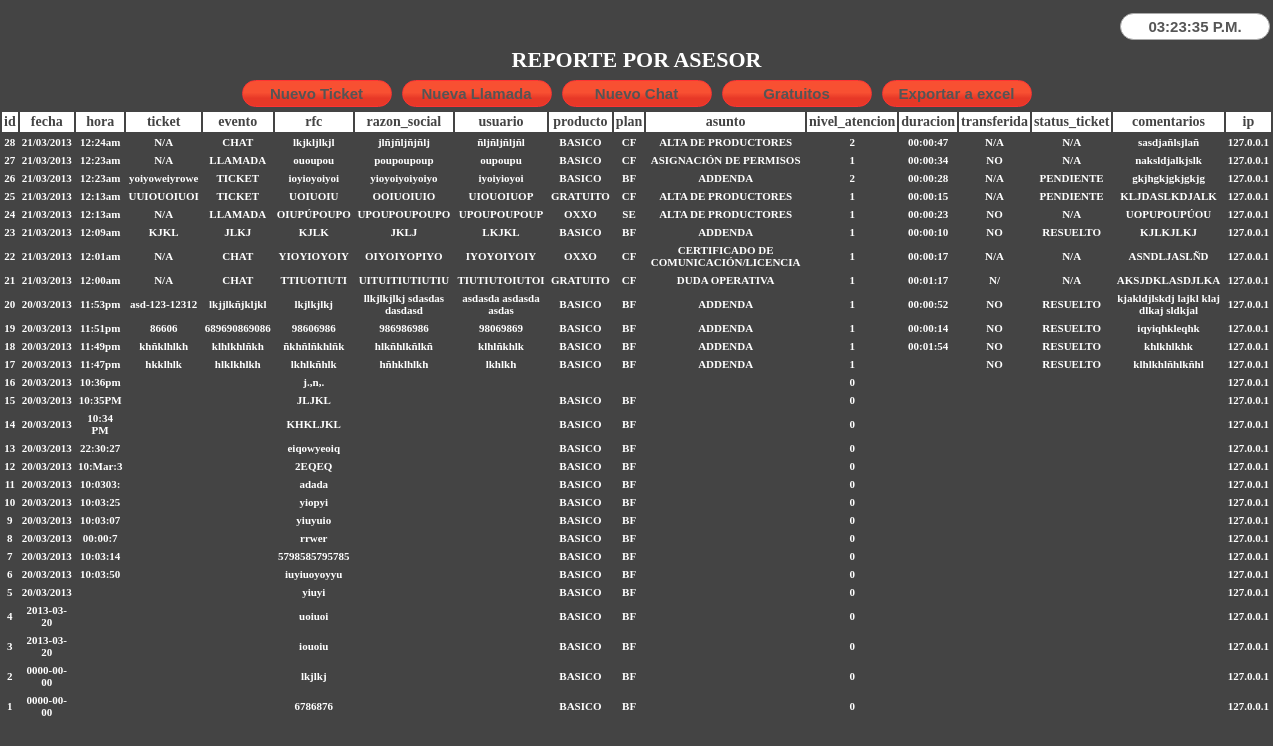
The page / on the database its author committed.
### tables this page shows
CREATE TABLE IF NOT EXISTS `reporteglobal` (
  `id` int(9) NOT NULL AUTO_INCREMENT,
  `fecha` varchar(10) NOT NULL,
  `hora` varchar(8) NOT NULL,
  `ticket` varchar(13) NOT NULL,
  `evento` varchar(50) NOT NULL,
  `rfc` varchar(13) NOT NULL,
  `razon_social` varchar(100) NOT NULL,
  `usuario` varchar(100) NOT NULL,
  `producto` varchar(100) NOT NULL,
  `plan` varchar(100) NOT NULL,
  `asunto` varchar(100) NOT NULL,
  `nivel_atencion` int(1) NOT NULL,
  `duracion` varchar(8) NOT NULL,
  `transferida` varchar(3) NOT NULL,
  `status_ticket` varchar(20) NOT NULL,
  `comentarios` text NOT NULL,
  `ip` varchar(16) NOT NULL,
  PRIMARY KEY (`id`)
);

### index.php (the view, shortened to what this page needs)
<html xmlns="http://www.w3.org/1999/xhtml">
<head>
<link href="css/style.css" type="text/css" rel="stylesheet" />
</head>
<body>
<center>
<form name="reloj12">
<div align="right">
<input id="reloj" align="right" type="text" size="11" name="digitos"><br>
</div>
</form>
<TABLE>
<TR>
<TD>
<h1>
REPORTE POR ASESOR
</h1>
</TD>
</TR>
</TABLE>
<input type="button" id="submit" value="Nuevo Ticket" onclick="window.open('tickets.php', '1', 'width=450,height=600,toolbar=no,location=no,directories=no,status=no,menubar=no,resizable=no'); return false;">
<input type="button"  id="submit" value="Nueva Llamada" onclick="window.open('llamadas.php' , '2' , 'width=450,height=600,left=450,toolbar=no,location=no,directories=no,status=no,menubar=no,resizable=no'); return false;">
<input type="button"  id="submit" value="Nuevo Chat" onclick="window.open('chats.php', '', 'width=450,height=600,left=900,toolbar=no,location=no,directories=no,status=no,menubar=no,resizable=no'); return false;">
<input type="button"  id="submit" value="Gratuitos" onclick="window.open('gratuitos.php', 'gratuitos', ''); return false;">
<input type="submit" value="Exportar a excel" id="submit" onclick="exportar();">
<form action="php/ficheroExcel.php" method="post" target="_blank" id="FormularioExportacion">
<?php
@$ipuser = $_SERVER['REMOTE_ADDR'];
$select = "SELECT * FROM reporteglobal where ip='$ipuser' ORDER BY id DESC LIMIT 500  ";
$resultado = mysql_query($select);
$campos = mysql_num_fields($resultado);
echo<<<formulario
<div id="Reporte">
<table id="Exportar_a_Excel">
<tr>
formulario;
for ($i = 0;$i < $campos;$i++)
{$nombrecampo = mysql_field_name($resultado, $i);
echo "<th>$nombrecampo</th>";}
echo "</tr>";
while ($row = mysql_fetch_assoc($resultado))
{echo "<tr>";
foreach ($row as $key => $value) {
echo "<td style='width:auto'>$value</td>";}
echo "</tr>";
}
?>
</table>
</form>
</body>
</html>

### css/style.css (style rules this page uses)
* { padding: 0; margin: 0 }
html { background-color:444444; padding-top: 10px ; color:#FFF }
td { padding: 2px; font-size: 11px ; color:#FFF ;font-weight: bold ; font-family: verdana; }
th { padding: 2px; font-size: 14px ; color:#444444 ; background-color:#FFF ; font-weight: bold ; font-family: verdana; }
input , select { background-color:#FFF; padding: 4px; width: 250px; font-size: 15px; font-weight: bold; margin: 3px; color:#555555 ; text-align: center; border-radius: 79px ; -moz-border-radius: 79px ; -webkit-border-radius: 79px ; border: 1px solid #AAAAAA; text-align: left; }
#submit { background: #f85032; background: -moz-linear-gradient(top, #f85032 0%, #f85032 46%, #e73827 69%, #e73827 100%); background: -webkit-gradient(left top, left bottom, color-stop(0%, #f85032), color-stop(46%, #f85032), color-stop(69%, #e73827), color-stop(100%, #e73827)); background: -webkit-linear-gradient(top, #f85032 0%, #f85032 46%, #e73827 69%, #e73827 100%); background: -o-linear-gradient(top, #f85032 0%, #f85032 46%, #e73827 69%, #e73827 100%); background: -ms-linear-gradient(top, #f85032 0%, #f85032 46%, #e73827 69%, #e73827 100%); background: linear-gradient(to bottom, #f85032 0%, #f85032 46%, #e73827 69%, #e73827 100%); filter: progid:DXImageTransform.Microsoft.gradient( startColorstr='#f85032', endColorstr='#e73827', GradientType=0 ); }
#submit { border: 1px solid #FF3333; text-align: center; width:150px; }
#Exportar_a_Excel { text-align: center }
#reloj, #date1 , #date2 { width:150px; text-align: center }

### rows shown on the page
reporteglobal: id "28", fecha "21/03/2013", hora "12:24am", ticket "N/A", evento "CHAT", rfc "lkjkljlkjl", razon_social "jlñjñljñjñlj", usuario "ñljñljñljñl", producto "BASICO", plan "CF", asunto "ALTA DE PRODUCTORES", nivel_atencion "2", duracion "00:00:47", transferida "N/A", status_ticket "N/A", comentarios "sasdjañlsjlañ", ip "127.0.0.1"
reporteglobal: id "27", fecha "21/03/2013", hora "12:23am", ticket "N/A", evento "LLAMADA", rfc "ououpou", razon_social "poupoupoup", usuario "oupoupu", producto "BASICO", plan "CF", asunto "ASIGNACIÓN DE PERMISOS", nivel_atencion "1", duracion "00:00:34", transferida "NO", status_ticket "N/A", comentarios "naksldjalkjslk", ip "127.0.0.1"
reporteglobal: id "26", fecha "21/03/2013", hora "12:23am", ticket "yoiyoweiyrowe", evento "TICKET", rfc "ioyioyoiyoi", razon_social "yioyoiyoiyoiyo", usuario "iyoiyioyoi", producto "BASICO", plan "BF", asunto "ADDENDA", nivel_atencion "2", duracion "00:00:28", transferida "N/A", status_ticket "PENDIENTE", comentarios "gkjhgkjgkjgkjg", ip "127.0.0.1"
reporteglobal: id "25", fecha "21/03/2013", hora "12:13am", ticket "UUIOUOIUOI", evento "TICKET", rfc "UOIUOIU", razon_social "OOIUOIUIO", usuario "UIOUOIUOP", producto "GRATUITO", plan "CF", asunto "ALTA DE PRODUCTORES", nivel_atencion "1", duracion "00:00:15", transferida "N/A", status_ticket "PENDIENTE", comentarios "KLJDASLKDJALK", ip "127.0.0.1"
reporteglobal: id "24", fecha "21/03/2013", hora "12:13am", ticket "N/A", evento "LLAMADA", rfc "OIUPÚPOUPO", razon_social "UPOUPOUPOUPO", usuario "UPOUPOUPOUP", producto "OXXO", plan "SE", asunto "ALTA DE PRODUCTORES", nivel_atencion "1", duracion "00:00:23", transferida "NO", status_ticket "N/A", comentarios "UOPUPOUPÚOU", ip "127.0.0.1"
reporteglobal: id "23", fecha "21/03/2013", hora "12:09am", ticket "KJKL", evento "JLKJ", rfc "KJLK", razon_social "JKLJ", usuario "LKJKL", producto "BASICO", plan "BF", asunto "ADDENDA", nivel_atencion "1", duracion "00:00:10", transferida "NO", status_ticket "RESUELTO", comentarios "KJLKJLKJ", ip "127.0.0.1"
reporteglobal: id "22", fecha "21/03/2013", hora "12:01am", ticket "N/A", evento "CHAT", rfc "YIOYIOYOIY", razon_social "OIYOIYOPIYO", usuario "IYOYOIYOIY", producto "OXXO", plan "CF", asunto "CERTIFICADO DE COMUNICACIÓN/LICENCIA", nivel_atencion "1", duracion "00:00:17", transferida "N/A", status_ticket "N/A", comentarios "ASNDLJASLÑD", ip "127.0.0.1"
reporteglobal: id "21", fecha "21/03/2013", hora "12:00am", ticket "N/A", evento "CHAT", rfc "TTIUOTIUTI", razon_social "UITUITIUTIUTIU", usuario "TIUTIUTOIUTOI", producto "GRATUITO", plan "CF", asunto "DUDA OPERATIVA", nivel_atencion "1", duracion "00:01:17", transferida "N/", status_ticket "N/A", comentarios "AKSJDKLASDJLKA", ip "127.0.0.1"
reporteglobal: id "20", fecha "20/03/2013", hora "11:53pm", ticket "asd-123-12312", evento "lkjjlkñjkljkl", rfc "lkjlkjlkj", razon_social "llkjlkjlkj sdasdas dasdasd", usuario "asdasda asdasda asdas", producto "BASICO", plan "BF", asunto "ADDENDA", nivel_atencion "1", duracion "00:00:52", transferida "NO", status_ticket "RESUELTO", comentarios "kjakldjlskdj lajkl klaj dlkaj sldkjal", ip "127.0.0.1"
reporteglobal: id "19", fecha "20/03/2013", hora "11:51pm", ticket "86606", evento "689690869086", rfc "98606986", razon_social "986986986", usuario "98069869", producto "BASICO", plan "BF", asunto "ADDENDA", nivel_atencion "1", duracion "00:00:14", transferida "NO", status_ticket "RESUELTO", comentarios "iqyiqhkleqhk", ip "127.0.0.1"
reporteglobal: id "18", fecha "20/03/2013", hora "11:49pm", ticket "khñklhlkh", evento "klhlkhlñkh", rfc "ñkhñlñkhlñk", razon_social "hlkñhlkñlkñ", usuario "klhlñkhlk", producto "BASICO", plan "BF", asunto "ADDENDA", nivel_atencion "1", duracion "00:01:54", transferida "NO", status_ticket "RESUELTO", comentarios "khlkhlkhk", ip "127.0.0.1"
reporteglobal: id "17", fecha "20/03/2013", hora "11:47pm", ticket "hkklhlk", evento "hlklkhlkh", rfc "lkhlkñhlk", razon_social "hñhklhlkh", usuario "lkhlkh", producto "BASICO", plan "BF", asunto "ADDENDA", nivel_atencion "1", transferida "NO", status_ticket "RESUELTO", comentarios "klhlkhlñhlkñhl", ip "127.0.0.1"
reporteglobal: id "16", fecha "20/03/2013", hora "10:36pm", rfc "j.,n,.", nivel_atencion "0", ip "127.0.0.1"
reporteglobal: id "15", fecha "20/03/2013", hora "10:35PM", rfc "JLJKL", producto "BASICO", plan "BF", nivel_atencion "0", ip "127.0.0.1"
reporteglobal: id "14", fecha "20/03/2013", hora "10:34 PM", rfc "KHKLJKL", producto "BASICO", plan "BF", nivel_atencion "0", ip "127.0.0.1"
reporteglobal: id "13", fecha "20/03/2013", hora "22:30:27", rfc "eiqowyeoiq", producto "BASICO", plan "BF", nivel_atencion "0", ip "127.0.0.1"
reporteglobal: id "12", fecha "20/03/2013", hora "10:Mar:3", rfc "2EQEQ", producto "BASICO", plan "BF", nivel_atencion "0", ip "127.0.0.1"
reporteglobal: id "11", fecha "20/03/2013", hora "10:0303:", rfc "adada", producto "BASICO", plan "BF", nivel_atencion "0", ip "127.0.0.1"
reporteglobal: id "10", fecha "20/03/2013", hora "10:03:25", rfc "yiopyi", producto "BASICO", plan "BF", nivel_atencion "0", ip "127.0.0.1"
reporteglobal: id "9", fecha "20/03/2013", hora "10:03:07", rfc "yiuyuio", producto "BASICO", plan "BF", nivel_atencion "0", ip "127.0.0.1"
reporteglobal: id "8", fecha "20/03/2013", hora "00:00:7", rfc "rrwer", producto "BASICO", plan "BF", nivel_atencion "0", ip "127.0.0.1"
reporteglobal: id "7", fecha "20/03/2013", hora "10:03:14", rfc "5798585795785", producto "BASICO", plan "BF", nivel_atencion "0", ip "127.0.0.1"
reporteglobal: id "6", fecha "20/03/2013", hora "10:03:50", rfc "iuyiuoyoyyu", producto "BASICO", plan "BF", nivel_atencion "0", ip "127.0.0.1"
reporteglobal: id "5", fecha "20/03/2013", rfc "yiuyi", producto "BASICO", plan "BF", nivel_atencion "0", ip "127.0.0.1"
reporteglobal: id "4", fecha "2013-03-20", rfc "uoiuoi", producto "BASICO", plan "BF", nivel_atencion "0", ip "127.0.0.1"
reporteglobal: id "3", fecha "2013-03-20", rfc "iouoiu", producto "BASICO", plan "BF", nivel_atencion "0", ip "127.0.0.1"
reporteglobal: id "2", fecha "0000-00-00", rfc "lkjlkj", producto "BASICO", plan "BF", nivel_atencion "0", ip "127.0.0.1"
reporteglobal: id "1", fecha "0000-00-00", rfc "6786876", producto "BASICO", plan "BF", nivel_atencion "0", ip "127.0.0.1"

### other values the page prints
$nombrecampo "id"
$nombrecampo "fecha"
$nombrecampo "hora"
$nombrecampo "ticket"
$nombrecampo "evento"
$nombrecampo "rfc"
$nombrecampo "razon_social"
$nombrecampo "usuario"
$nombrecampo "producto"
$nombrecampo "plan"
$nombrecampo "asunto"
$nombrecampo "nivel_atencion"
$nombrecampo "duracion"
$nombrecampo "transferida"
$nombrecampo "status_ticket"
